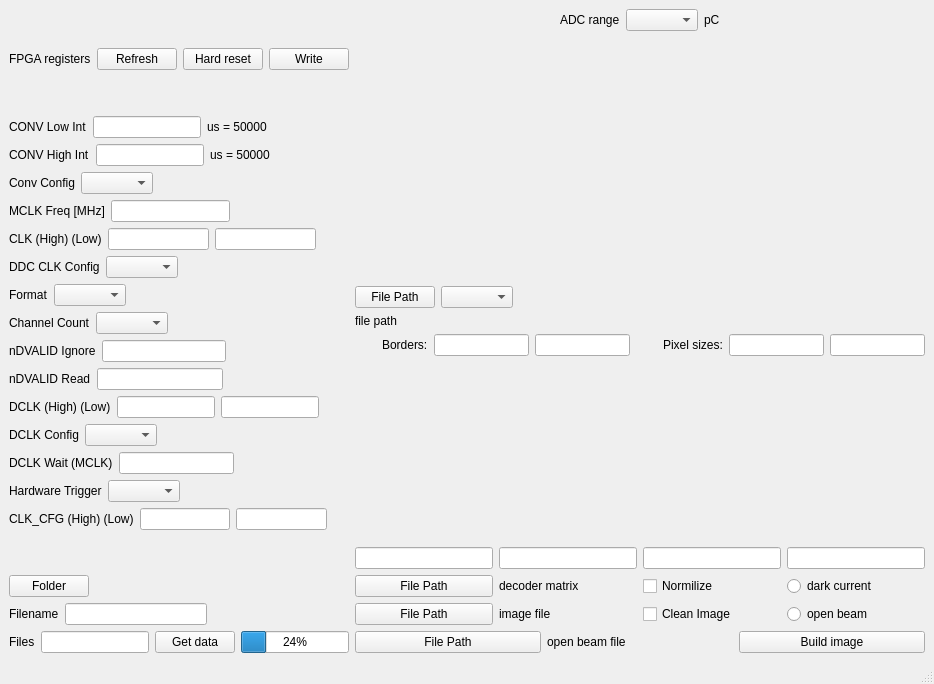
<?xml version="1.0" encoding="UTF-8"?>
<ui version="4.0">
 <class>MainWindow</class>
 <widget class="QMainWindow" name="MainWindow">
  <property name="geometry">
   <rect>
    <x>0</x>
    <y>0</y>
    <width>934</width>
    <height>684</height>
   </rect>
  </property>
  <property name="windowTitle">
   <string>MainWindow</string>
  </property>
  <widget class="QWidget" name="centralwidget">
   <layout class="QGridLayout" name="gridLayout_3">
    <item row="0" column="0" rowspan="2">
     <layout class="QVBoxLayout" name="verticalLayout">
      <item>
       <spacer name="verticalSpacer_2">
        <property name="orientation">
         <enum>Qt::Vertical</enum>
        </property>
        <property name="sizeHint" stdset="0">
         <size>
          <width>20</width>
          <height>40</height>
         </size>
        </property>
       </spacer>
      </item>
      <item>
       <layout class="QHBoxLayout" name="horizontalLayout_18">
        <item>
         <widget class="QLabel" name="label">
          <property name="text">
           <string>FPGA registers</string>
          </property>
         </widget>
        </item>
        <item>
         <widget class="QPushButton" name="refresh">
          <property name="text">
           <string>Refresh</string>
          </property>
         </widget>
        </item>
        <item>
         <widget class="QPushButton" name="hardReset">
          <property name="text">
           <string>Hard reset</string>
          </property>
         </widget>
        </item>
        <item>
         <widget class="QPushButton" name="writeRegisters">
          <property name="text">
           <string>Write</string>
          </property>
         </widget>
        </item>
       </layout>
      </item>
      <item>
       <spacer name="verticalSpacer_3">
        <property name="orientation">
         <enum>Qt::Vertical</enum>
        </property>
        <property name="sizeHint" stdset="0">
         <size>
          <width>20</width>
          <height>40</height>
         </size>
        </property>
       </spacer>
      </item>
      <item>
       <layout class="QHBoxLayout" name="horizontalLayout_2">
        <item>
         <widget class="QLabel" name="label_2">
          <property name="text">
           <string>CONV Low Int</string>
          </property>
         </widget>
        </item>
        <item>
         <widget class="QLineEdit" name="ConvLowInt"/>
        </item>
        <item>
         <widget class="QLabel" name="conv_low_int_text">
          <property name="text">
           <string>us = 50000</string>
          </property>
         </widget>
        </item>
        <item>
         <spacer name="horizontalSpacer_19">
          <property name="orientation">
           <enum>Qt::Horizontal</enum>
          </property>
          <property name="sizeHint" stdset="0">
           <size>
            <width>40</width>
            <height>20</height>
           </size>
          </property>
         </spacer>
        </item>
       </layout>
      </item>
      <item>
       <layout class="QHBoxLayout" name="horizontalLayout_3">
        <item>
         <widget class="QLabel" name="label_3">
          <property name="text">
           <string>CONV High Int</string>
          </property>
         </widget>
        </item>
        <item>
         <widget class="QLineEdit" name="ConvHighInt"/>
        </item>
        <item>
         <widget class="QLabel" name="conv_high_int_text">
          <property name="text">
           <string>us = 50000</string>
          </property>
         </widget>
        </item>
        <item>
         <spacer name="horizontalSpacer_18">
          <property name="orientation">
           <enum>Qt::Horizontal</enum>
          </property>
          <property name="sizeHint" stdset="0">
           <size>
            <width>40</width>
            <height>20</height>
           </size>
          </property>
         </spacer>
        </item>
       </layout>
      </item>
      <item>
       <layout class="QHBoxLayout" name="horizontalLayout_4">
        <item>
         <widget class="QLabel" name="label_4">
          <property name="text">
           <string>Conv Config</string>
          </property>
         </widget>
        </item>
        <item>
         <widget class="QComboBox" name="ConvConfig"/>
        </item>
        <item>
         <spacer name="horizontalSpacer_17">
          <property name="orientation">
           <enum>Qt::Horizontal</enum>
          </property>
          <property name="sizeHint" stdset="0">
           <size>
            <width>40</width>
            <height>20</height>
           </size>
          </property>
         </spacer>
        </item>
       </layout>
      </item>
      <item>
       <layout class="QHBoxLayout" name="horizontalLayout_5">
        <item>
         <widget class="QLabel" name="label_5">
          <property name="text">
           <string>MCLK Freq [MHz]</string>
          </property>
         </widget>
        </item>
        <item>
         <widget class="QLineEdit" name="MCLKFreq"/>
        </item>
        <item>
         <spacer name="horizontalSpacer_16">
          <property name="orientation">
           <enum>Qt::Horizontal</enum>
          </property>
          <property name="sizeHint" stdset="0">
           <size>
            <width>40</width>
            <height>20</height>
           </size>
          </property>
         </spacer>
        </item>
       </layout>
      </item>
      <item>
       <layout class="QHBoxLayout" name="horizontalLayout_6">
        <item>
         <widget class="QLabel" name="label_6">
          <property name="text">
           <string>CLK (High) (Low)</string>
          </property>
         </widget>
        </item>
        <item>
         <widget class="QLineEdit" name="CLKHigh"/>
        </item>
        <item>
         <widget class="QLineEdit" name="CLKLow"/>
        </item>
        <item>
         <spacer name="horizontalSpacer_15">
          <property name="orientation">
           <enum>Qt::Horizontal</enum>
          </property>
          <property name="sizeHint" stdset="0">
           <size>
            <width>40</width>
            <height>20</height>
           </size>
          </property>
         </spacer>
        </item>
       </layout>
      </item>
      <item>
       <layout class="QHBoxLayout" name="horizontalLayout_7">
        <item>
         <widget class="QLabel" name="label_7">
          <property name="text">
           <string>DDC CLK Config</string>
          </property>
         </widget>
        </item>
        <item>
         <widget class="QComboBox" name="DDCCLKConfig"/>
        </item>
        <item>
         <spacer name="horizontalSpacer_14">
          <property name="orientation">
           <enum>Qt::Horizontal</enum>
          </property>
          <property name="sizeHint" stdset="0">
           <size>
            <width>40</width>
            <height>20</height>
           </size>
          </property>
         </spacer>
        </item>
       </layout>
      </item>
      <item>
       <layout class="QHBoxLayout" name="horizontalLayout_8">
        <item>
         <widget class="QLabel" name="label_8">
          <property name="text">
           <string>Format</string>
          </property>
         </widget>
        </item>
        <item>
         <widget class="QComboBox" name="Format"/>
        </item>
        <item>
         <spacer name="horizontalSpacer_13">
          <property name="orientation">
           <enum>Qt::Horizontal</enum>
          </property>
          <property name="sizeHint" stdset="0">
           <size>
            <width>40</width>
            <height>20</height>
           </size>
          </property>
         </spacer>
        </item>
       </layout>
      </item>
      <item>
       <layout class="QHBoxLayout" name="horizontalLayout_9">
        <item>
         <widget class="QLabel" name="label_9">
          <property name="text">
           <string>Channel Count</string>
          </property>
         </widget>
        </item>
        <item>
         <widget class="QComboBox" name="ChannelCount"/>
        </item>
        <item>
         <spacer name="horizontalSpacer_3">
          <property name="orientation">
           <enum>Qt::Horizontal</enum>
          </property>
          <property name="sizeHint" stdset="0">
           <size>
            <width>40</width>
            <height>20</height>
           </size>
          </property>
         </spacer>
        </item>
       </layout>
      </item>
      <item>
       <layout class="QHBoxLayout" name="horizontalLayout_10">
        <item>
         <widget class="QLabel" name="label_10">
          <property name="text">
           <string>nDVALID Ignore</string>
          </property>
         </widget>
        </item>
        <item>
         <widget class="QLineEdit" name="nDVALIDIgnore"/>
        </item>
        <item>
         <spacer name="horizontalSpacer_4">
          <property name="orientation">
           <enum>Qt::Horizontal</enum>
          </property>
          <property name="sizeHint" stdset="0">
           <size>
            <width>40</width>
            <height>20</height>
           </size>
          </property>
         </spacer>
        </item>
       </layout>
      </item>
      <item>
       <layout class="QHBoxLayout" name="horizontalLayout_11">
        <item>
         <widget class="QLabel" name="label_11">
          <property name="text">
           <string>nDVALID Read</string>
          </property>
         </widget>
        </item>
        <item>
         <widget class="QLineEdit" name="nDVALIDRead"/>
        </item>
        <item>
         <spacer name="horizontalSpacer_5">
          <property name="orientation">
           <enum>Qt::Horizontal</enum>
          </property>
          <property name="sizeHint" stdset="0">
           <size>
            <width>40</width>
            <height>20</height>
           </size>
          </property>
         </spacer>
        </item>
       </layout>
      </item>
      <item>
       <layout class="QHBoxLayout" name="horizontalLayout_12">
        <item>
         <widget class="QLabel" name="label_13">
          <property name="text">
           <string>DCLK (High) (Low)</string>
          </property>
         </widget>
        </item>
        <item>
         <widget class="QLineEdit" name="DCLKHigh"/>
        </item>
        <item>
         <widget class="QLineEdit" name="DCLKLow"/>
        </item>
        <item>
         <spacer name="horizontalSpacer_6">
          <property name="orientation">
           <enum>Qt::Horizontal</enum>
          </property>
          <property name="sizeHint" stdset="0">
           <size>
            <width>40</width>
            <height>20</height>
           </size>
          </property>
         </spacer>
        </item>
       </layout>
      </item>
      <item>
       <layout class="QHBoxLayout" name="horizontalLayout_13">
        <item>
         <widget class="QLabel" name="label_12">
          <property name="text">
           <string>DCLK Config</string>
          </property>
         </widget>
        </item>
        <item>
         <widget class="QComboBox" name="DCLKConfig"/>
        </item>
        <item>
         <spacer name="horizontalSpacer_7">
          <property name="orientation">
           <enum>Qt::Horizontal</enum>
          </property>
          <property name="sizeHint" stdset="0">
           <size>
            <width>40</width>
            <height>20</height>
           </size>
          </property>
         </spacer>
        </item>
       </layout>
      </item>
      <item>
       <layout class="QHBoxLayout" name="horizontalLayout_14">
        <item>
         <widget class="QLabel" name="label_14">
          <property name="text">
           <string>DCLK Wait (MCLK)</string>
          </property>
         </widget>
        </item>
        <item>
         <widget class="QLineEdit" name="DCLKWait"/>
        </item>
        <item>
         <spacer name="horizontalSpacer_8">
          <property name="orientation">
           <enum>Qt::Horizontal</enum>
          </property>
          <property name="sizeHint" stdset="0">
           <size>
            <width>40</width>
            <height>20</height>
           </size>
          </property>
         </spacer>
        </item>
       </layout>
      </item>
      <item>
       <layout class="QHBoxLayout" name="horizontalLayout_15">
        <item>
         <widget class="QLabel" name="label_15">
          <property name="text">
           <string>Hardware Trigger</string>
          </property>
         </widget>
        </item>
        <item>
         <widget class="QComboBox" name="HardwareTrigger"/>
        </item>
        <item>
         <spacer name="horizontalSpacer_9">
          <property name="orientation">
           <enum>Qt::Horizontal</enum>
          </property>
          <property name="sizeHint" stdset="0">
           <size>
            <width>40</width>
            <height>20</height>
           </size>
          </property>
         </spacer>
        </item>
       </layout>
      </item>
      <item>
       <layout class="QHBoxLayout" name="horizontalLayout_16">
        <item>
         <widget class="QLabel" name="label_16">
          <property name="text">
           <string>CLK_CFG (High) (Low)</string>
          </property>
         </widget>
        </item>
        <item>
         <widget class="QLineEdit" name="CLK_CFGHigh"/>
        </item>
        <item>
         <widget class="QLineEdit" name="CLK_CFGLow"/>
        </item>
        <item>
         <spacer name="horizontalSpacer_10">
          <property name="orientation">
           <enum>Qt::Horizontal</enum>
          </property>
          <property name="sizeHint" stdset="0">
           <size>
            <width>40</width>
            <height>20</height>
           </size>
          </property>
         </spacer>
        </item>
       </layout>
      </item>
      <item>
       <spacer name="verticalSpacer">
        <property name="orientation">
         <enum>Qt::Vertical</enum>
        </property>
        <property name="sizeHint" stdset="0">
         <size>
          <width>20</width>
          <height>40</height>
         </size>
        </property>
       </spacer>
      </item>
      <item>
       <layout class="QHBoxLayout" name="horizontalLayout_24">
        <item>
         <widget class="QPushButton" name="saveFolder">
          <property name="text">
           <string>Folder</string>
          </property>
         </widget>
        </item>
        <item>
         <widget class="QLabel" name="saveFolderLabel">
          <property name="text">
           <string/>
          </property>
         </widget>
        </item>
        <item>
         <spacer name="horizontalSpacer_11">
          <property name="orientation">
           <enum>Qt::Horizontal</enum>
          </property>
          <property name="sizeHint" stdset="0">
           <size>
            <width>40</width>
            <height>20</height>
           </size>
          </property>
         </spacer>
        </item>
       </layout>
      </item>
      <item>
       <layout class="QHBoxLayout" name="horizontalLayout_25">
        <item>
         <widget class="QLabel" name="label_19">
          <property name="text">
           <string>Filename</string>
          </property>
         </widget>
        </item>
        <item>
         <widget class="QLineEdit" name="saveFileName"/>
        </item>
        <item>
         <spacer name="horizontalSpacer_12">
          <property name="orientation">
           <enum>Qt::Horizontal</enum>
          </property>
          <property name="sizeHint" stdset="0">
           <size>
            <width>40</width>
            <height>20</height>
           </size>
          </property>
         </spacer>
        </item>
       </layout>
      </item>
      <item>
       <layout class="QHBoxLayout" name="horizontalLayout_17">
        <item>
         <widget class="QLabel" name="label_20">
          <property name="text">
           <string>Files</string>
          </property>
         </widget>
        </item>
        <item>
         <widget class="QLineEdit" name="nFiles"/>
        </item>
        <item>
         <widget class="QPushButton" name="getData">
          <property name="text">
           <string>Get data</string>
          </property>
         </widget>
        </item>
        <item>
         <widget class="QProgressBar" name="progressBar">
          <property name="value">
           <number>24</number>
          </property>
         </widget>
        </item>
       </layout>
      </item>
     </layout>
    </item>
    <item row="0" column="1">
     <layout class="QVBoxLayout" name="verticalLayout_2">
      <item>
       <layout class="QHBoxLayout" name="horizontalLayout">
        <item>
         <spacer name="horizontalSpacer_20">
          <property name="orientation">
           <enum>Qt::Horizontal</enum>
          </property>
          <property name="sizeHint" stdset="0">
           <size>
            <width>40</width>
            <height>20</height>
           </size>
          </property>
         </spacer>
        </item>
        <item>
         <widget class="QLabel" name="label_17">
          <property name="text">
           <string>ADC range</string>
          </property>
         </widget>
        </item>
        <item>
         <widget class="QComboBox" name="ADCrange"/>
        </item>
        <item>
         <widget class="QLabel" name="label_18">
          <property name="text">
           <string>pC</string>
          </property>
         </widget>
        </item>
        <item>
         <spacer name="horizontalSpacer_21">
          <property name="orientation">
           <enum>Qt::Horizontal</enum>
          </property>
          <property name="sizeHint" stdset="0">
           <size>
            <width>40</width>
            <height>20</height>
           </size>
          </property>
         </spacer>
        </item>
       </layout>
      </item>
      <item>
       <widget class="QWidget" name="tracePlot" native="true">
        <property name="sizePolicy">
         <sizepolicy hsizetype="Expanding" vsizetype="Expanding">
          <horstretch>0</horstretch>
          <verstretch>0</verstretch>
         </sizepolicy>
        </property>
       </widget>
      </item>
      <item>
       <layout class="QVBoxLayout" name="verticalLayout_6">
        <item>
         <layout class="QHBoxLayout" name="horizontalLayout_23">
          <item>
           <widget class="QPushButton" name="readFileButton">
            <property name="text">
             <string>File Path</string>
            </property>
           </widget>
          </item>
          <item>
           <widget class="QComboBox" name="traceNumber"/>
          </item>
          <item>
           <spacer name="horizontalSpacer_23">
            <property name="orientation">
             <enum>Qt::Horizontal</enum>
            </property>
            <property name="sizeHint" stdset="0">
             <size>
              <width>40</width>
              <height>20</height>
             </size>
            </property>
           </spacer>
          </item>
         </layout>
        </item>
        <item>
         <widget class="QLabel" name="readFilePath">
          <property name="text">
           <string>file path</string>
          </property>
         </widget>
        </item>
       </layout>
      </item>
     </layout>
    </item>
    <item row="1" column="1">
     <layout class="QVBoxLayout" name="verticalLayout_4">
      <item>
       <layout class="QHBoxLayout" name="horizontalLayout_22">
        <item>
         <spacer name="horizontalSpacer">
          <property name="orientation">
           <enum>Qt::Horizontal</enum>
          </property>
          <property name="sizeHint" stdset="0">
           <size>
            <width>40</width>
            <height>20</height>
           </size>
          </property>
         </spacer>
        </item>
        <item>
         <widget class="QLabel" name="label_21">
          <property name="text">
           <string>Borders:</string>
          </property>
         </widget>
        </item>
        <item>
         <widget class="QLineEdit" name="edgeLeft"/>
        </item>
        <item>
         <widget class="QLineEdit" name="edgeRight"/>
        </item>
        <item>
         <spacer name="horizontalSpacer_2">
          <property name="orientation">
           <enum>Qt::Horizontal</enum>
          </property>
          <property name="sizeHint" stdset="0">
           <size>
            <width>40</width>
            <height>20</height>
           </size>
          </property>
         </spacer>
        </item>
        <item>
         <widget class="QLabel" name="label_22">
          <property name="text">
           <string>Pixel sizes:</string>
          </property>
         </widget>
        </item>
        <item>
         <widget class="QLineEdit" name="pixelX"/>
        </item>
        <item>
         <widget class="QLineEdit" name="pixelY"/>
        </item>
       </layout>
      </item>
      <item>
       <layout class="QHBoxLayout" name="horizontalLayout_26">
        <item>
         <layout class="QGridLayout" name="gridLayout">
          <item row="1" column="0">
           <widget class="QLineEdit" name="imageLowScale"/>
          </item>
          <item row="0" column="0" colspan="2">
           <widget class="QWidget" name="imagePlot" native="true">
            <property name="sizePolicy">
             <sizepolicy hsizetype="Expanding" vsizetype="Expanding">
              <horstretch>0</horstretch>
              <verstretch>0</verstretch>
             </sizepolicy>
            </property>
           </widget>
          </item>
          <item row="1" column="1">
           <widget class="QLineEdit" name="imageUpperScale"/>
          </item>
         </layout>
        </item>
        <item>
         <layout class="QGridLayout" name="gridLayout_2">
          <item row="1" column="1">
           <widget class="QLineEdit" name="mixUpperScale"/>
          </item>
          <item row="1" column="0">
           <widget class="QLineEdit" name="mixLowScale"/>
          </item>
          <item row="0" column="0" colspan="2">
           <widget class="QWidget" name="mixPlot" native="true">
            <property name="sizePolicy">
             <sizepolicy hsizetype="Expanding" vsizetype="Expanding">
              <horstretch>0</horstretch>
              <verstretch>0</verstretch>
             </sizepolicy>
            </property>
           </widget>
          </item>
         </layout>
        </item>
       </layout>
      </item>
      <item>
       <layout class="QVBoxLayout" name="verticalLayout_3">
        <item>
         <layout class="QHBoxLayout" name="horizontalLayout_19">
          <item>
           <widget class="QPushButton" name="decoderMatrix">
            <property name="text">
             <string>File Path</string>
            </property>
           </widget>
          </item>
          <item>
           <widget class="QLabel" name="decoderMatrixLabel">
            <property name="text">
             <string>decoder matrix</string>
            </property>
           </widget>
          </item>
          <item>
           <widget class="QCheckBox" name="useNormalization">
            <property name="text">
             <string>Normilize</string>
            </property>
           </widget>
          </item>
          <item>
           <widget class="QRadioButton" name="darkCurrent">
            <property name="text">
             <string>dark current</string>
            </property>
           </widget>
          </item>
         </layout>
        </item>
        <item>
         <layout class="QHBoxLayout" name="horizontalLayout_20">
          <item>
           <widget class="QPushButton" name="imageFile">
            <property name="text">
             <string>File Path</string>
            </property>
           </widget>
          </item>
          <item>
           <widget class="QLabel" name="imageFileLabel">
            <property name="text">
             <string>image file</string>
            </property>
           </widget>
          </item>
          <item>
           <widget class="QCheckBox" name="useThreshold">
            <property name="text">
             <string>Clean Image</string>
            </property>
           </widget>
          </item>
          <item>
           <widget class="QRadioButton" name="openBeam">
            <property name="text">
             <string>open beam</string>
            </property>
           </widget>
          </item>
         </layout>
        </item>
        <item>
         <layout class="QHBoxLayout" name="horizontalLayout_21">
          <item>
           <widget class="QPushButton" name="openBeamFile">
            <property name="text">
             <string>File Path</string>
            </property>
           </widget>
          </item>
          <item>
           <widget class="QLabel" name="openBeamFileLabel">
            <property name="text">
             <string>open beam file</string>
            </property>
           </widget>
          </item>
          <item>
           <widget class="QPushButton" name="buildImage">
            <property name="text">
             <string>Build image</string>
            </property>
           </widget>
          </item>
         </layout>
        </item>
       </layout>
      </item>
     </layout>
    </item>
   </layout>
  </widget>
  <widget class="QMenuBar" name="menubar">
   <property name="geometry">
    <rect>
     <x>0</x>
     <y>0</y>
     <width>934</width>
     <height>33</height>
    </rect>
   </property>
  </widget>
  <widget class="QStatusBar" name="statusbar"/>
 </widget>
 <resources/>
 <connections/>
</ui>
